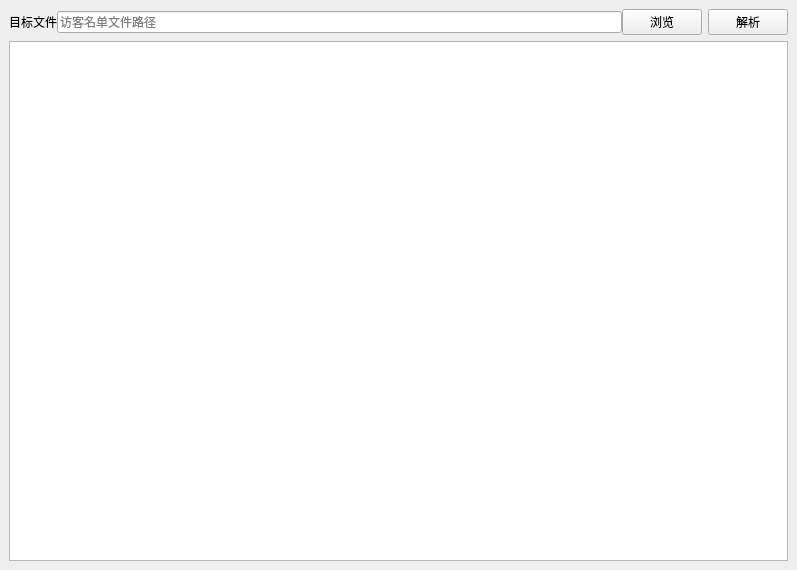
<?xml version="1.0" encoding="UTF-8"?>
<ui version="4.0">
 <class>MainWindow</class>
 <widget class="QMainWindow" name="MainWindow">
  <property name="geometry">
   <rect>
    <x>0</x>
    <y>0</y>
    <width>797</width>
    <height>570</height>
   </rect>
  </property>
  <property name="windowTitle">
   <string>MainWindow</string>
  </property>
  <widget class="QWidget" name="centralwidget">
   <layout class="QGridLayout" name="gridLayout">
    <property name="leftMargin">
     <number>0</number>
    </property>
    <property name="topMargin">
     <number>0</number>
    </property>
    <property name="rightMargin">
     <number>0</number>
    </property>
    <property name="bottomMargin">
     <number>0</number>
    </property>
    <property name="spacing">
     <number>0</number>
    </property>
    <item row="0" column="0">
     <widget class="QWidget" name="widgetBase" native="true">
      <property name="Background" stdset="0">
       <bool>true</bool>
      </property>
      <layout class="QGridLayout" name="gridLayout_2">
       <item row="0" column="0">
        <layout class="QHBoxLayout" name="horizontalLayout">
         <item>
          <widget class="QWidget" name="widgetTargetBase" native="true">
           <property name="minimumSize">
            <size>
             <width>0</width>
             <height>0</height>
            </size>
           </property>
           <layout class="QGridLayout" name="gridLayout_12">
            <property name="leftMargin">
             <number>0</number>
            </property>
            <property name="topMargin">
             <number>0</number>
            </property>
            <property name="rightMargin">
             <number>0</number>
            </property>
            <property name="bottomMargin">
             <number>0</number>
            </property>
            <property name="horizontalSpacing">
             <number>0</number>
            </property>
            <item row="0" column="0">
             <widget class="QLabel" name="label_3">
              <property name="text">
               <string>目标文件</string>
              </property>
              <property name="alignment">
               <set>Qt::AlignCenter</set>
              </property>
              <property name="PrefixTitle" stdset="0">
               <bool>true</bool>
              </property>
             </widget>
            </item>
            <item row="0" column="1">
             <widget class="QLineEdit" name="tbPath">
              <property name="focusPolicy">
               <enum>Qt::ClickFocus</enum>
              </property>
              <property name="text">
               <string/>
              </property>
              <property name="placeholderText">
               <string>访客名单文件路径</string>
              </property>
             </widget>
            </item>
            <item row="0" column="2">
             <widget class="QPushButton" name="btnSelect">
              <property name="sizePolicy">
               <sizepolicy hsizetype="Minimum" vsizetype="Preferred">
                <horstretch>0</horstretch>
                <verstretch>0</verstretch>
               </sizepolicy>
              </property>
              <property name="focusPolicy">
               <enum>Qt::NoFocus</enum>
              </property>
              <property name="text">
               <string>浏览</string>
              </property>
              <property name="Flat" stdset="0">
               <bool>true</bool>
              </property>
             </widget>
            </item>
           </layout>
          </widget>
         </item>
         <item>
          <widget class="QPushButton" name="btnParse">
           <property name="focusPolicy">
            <enum>Qt::NoFocus</enum>
           </property>
           <property name="text">
            <string>解析</string>
           </property>
           <property name="Ok" stdset="0">
            <bool>true</bool>
           </property>
          </widget>
         </item>
        </layout>
       </item>
       <item row="1" column="0">
        <widget class="QTextBrowser" name="tbLogs">
         <property name="focusPolicy">
          <enum>Qt::NoFocus</enum>
         </property>
         <property name="contextMenuPolicy">
          <enum>Qt::CustomContextMenu</enum>
         </property>
        </widget>
       </item>
      </layout>
     </widget>
    </item>
   </layout>
  </widget>
  <widget class="QMenuBar" name="menubar">
   <property name="geometry">
    <rect>
     <x>0</x>
     <y>0</y>
     <width>797</width>
     <height>21</height>
    </rect>
   </property>
  </widget>
 </widget>
 <resources/>
 <connections/>
</ui>
